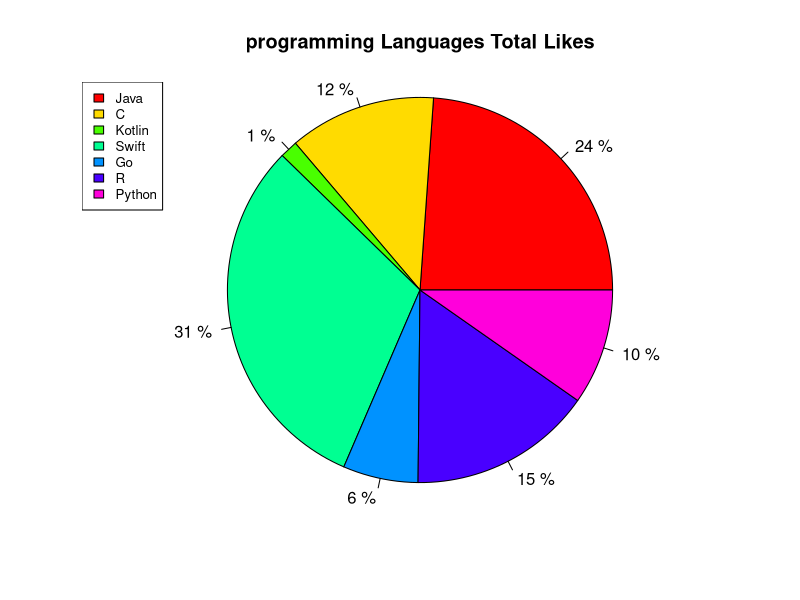
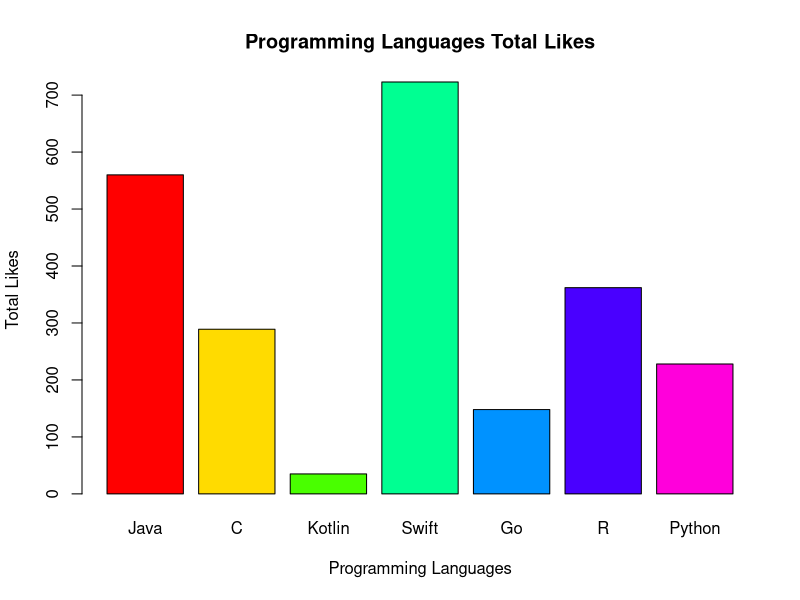
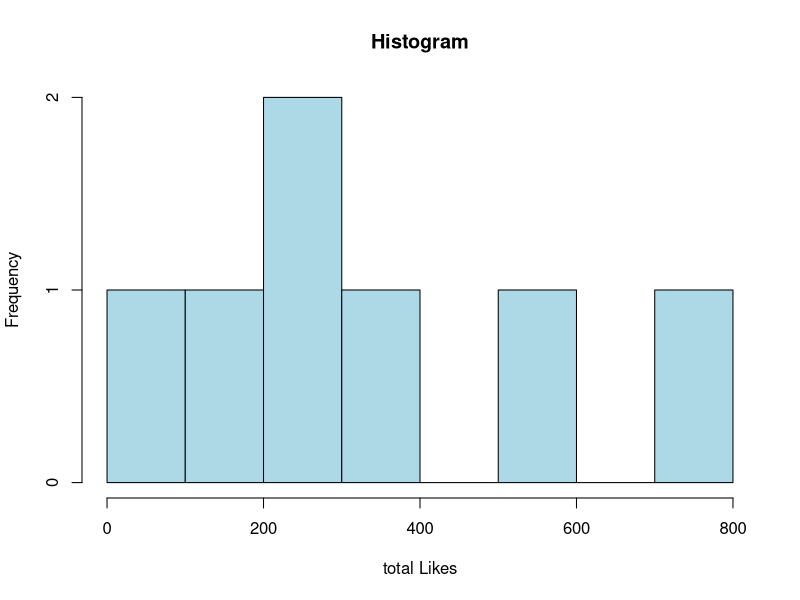
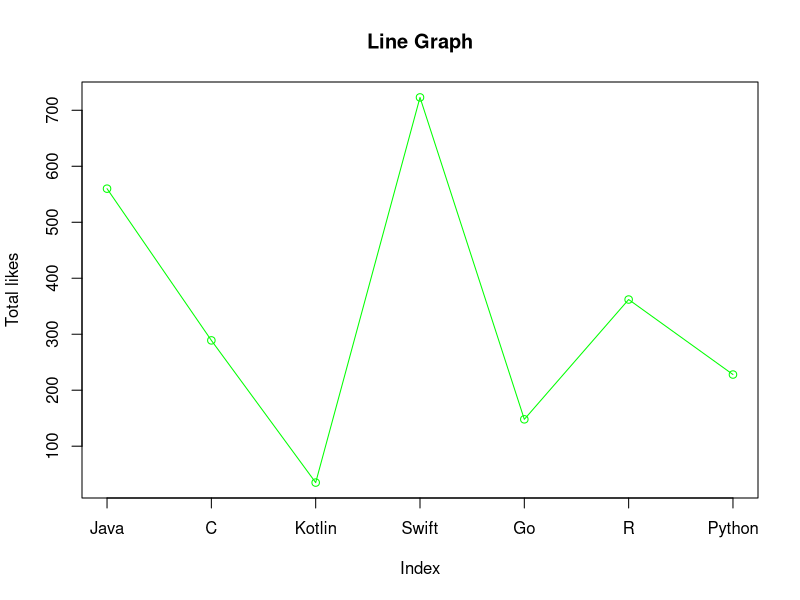
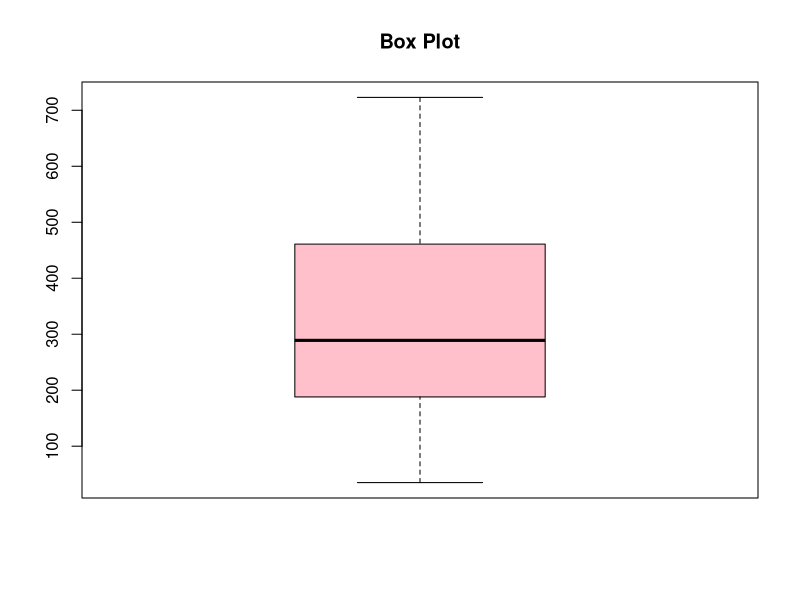
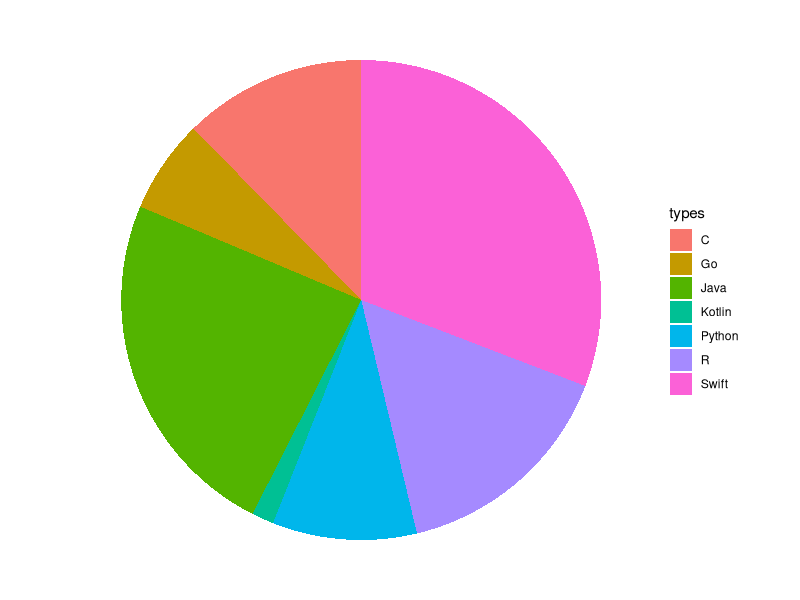
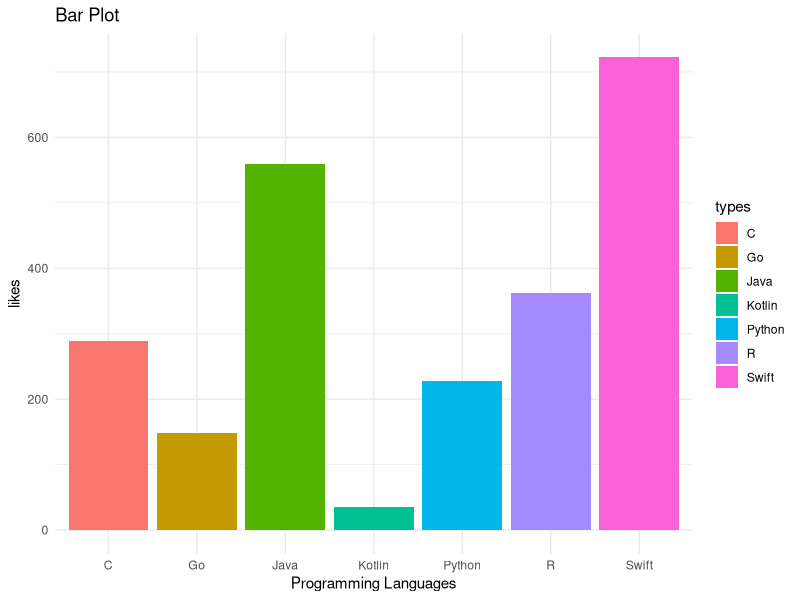
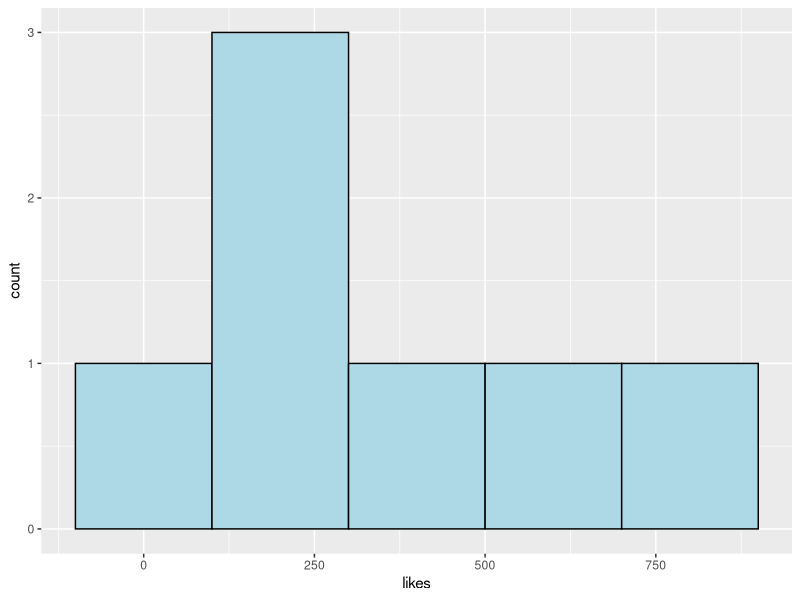

R code for these plots, in order:
types <- c("Java", "C", "Kotlin", "Swift", "Go", "R", "Python")
likes <- c(560,289,35,723,148,362,228)

# pie chart
# pie()

freq = likes * 100 / sum(likes)

freq

pie(likes, radius = 1, 
    main = "programming Languages Total Likes", 
    labels = paste(round(freq),"%"), 
    col = rainbow(length((types)))
    )

# Legends
legend("topleft", types, fill = rainbow(length(types)), cex = 0.8)

# Bar plot
# barplot()

barplot(likes, 
        names.arg = types,
        main = "Programming Languages Total Likes",
        xlab = "Programming Languages",
        ylab = "Total Likes",
        col = rainbow(length(types)))

# Histogram
# hist()

hist(likes,
     main = "Histogram",
     xlab = "total Likes",
     col = "lightblue",
     breaks = 5
     )


# Line Graph
# plot()
# l = line
# p = dot
# o = line + dot
plot(likes, 
     type = "o",
     main = "Line Graph",
     ylab = "Total likes",
     xaxt = "n",
     col = "green"
     )
axis(1, at = 1:length(types), labels = types)

# boxplot
# min, max, quartile, quartile3, median
# boxplot
boxplot(likes,
        main = "Box Plot",
        col = "pink")

# library ggplot2

library(ggplot2)

data <- data.frame(
  types = c("Java", "C", "Kotlin", "Swift", "Go", "R", "Python"),
  likes = c(560,289,35,723,148,362,228)
)

# Pie Chart
ggplot(data, 
       aes(x = "",
           y = likes,
           fill = types)) + 
  geom_bar(stat = "identity") + 
  coord_polar(theta = "y") + 
  theme_void()

# Bar Chart
ggplot(data,
       aes(x = types,
           y = likes,
           fill = types)) +
  geom_bar(stat = "identity") + labs(title = "Bar Plot",
          x = "Programming Languages")+
  theme(legend.position = "left") +
  theme_minimal()

# Histogram

ggplot(data, aes(x = likes)) +
  geom_histogram(binwidth = 200, fill = "lightblue", col = "black")

# Line Graph
ggplot(data, aes(x = types, y = likes, group = 1))+
  geom_point(color = "green") + 
  geom_line(color = "green") +
  theme_bw()

# Box plot
ggplot(data, aes(x = "", y = likes)) +
  geom_boxplot(fill = "pink") +
  labs(title = "Box Plot", y = "total Likes")























